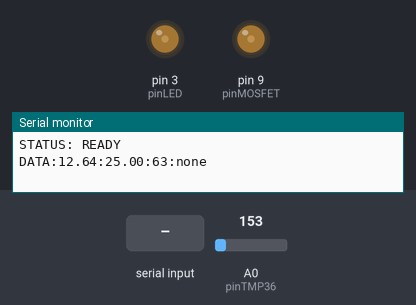
Recording of a sketch running on a simulated Arduino Uno, built with avr-gcc and run on an emulated ATmega328P. Parts: output pins drawn as LEDs (lit = HIGH), the last lines printed to the serial monitor. The test bench sets the inputs (shaded band); at power-on: A0 (pinTMP36) = 153.

Above: at 1.2 s.
1.3 s: "SET:\n" received over Serial
At 2.5 s:
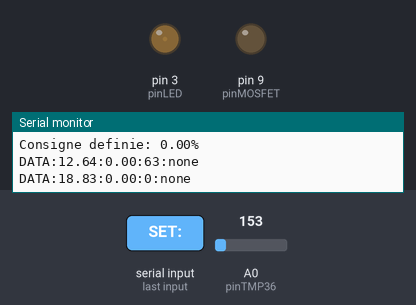
2.8 s: "PWM:90\n" received over Serial
At 3.4 s:
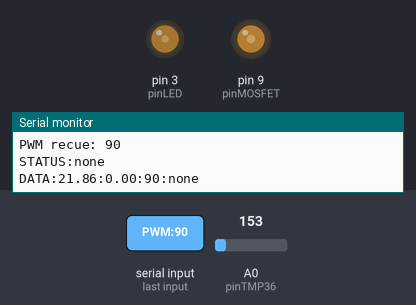
4.3 s: "STOP\n" received over Serial
At 5.3 s:
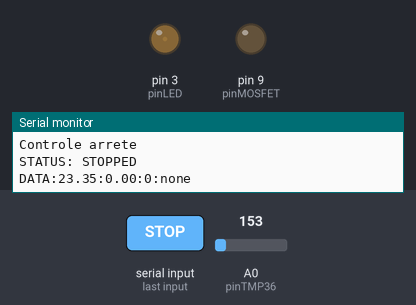
5.8 s: "Q1 90\n" received over Serial
At 6.9 s:
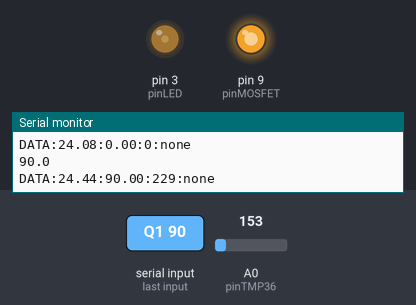
7.3 s: "PWM:\n" received over Serial
At 8.8 s:
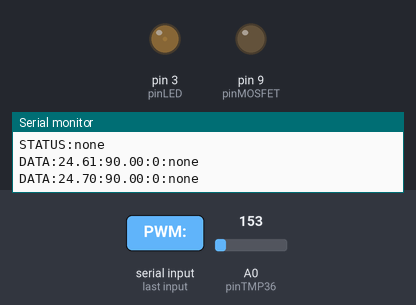
Timing chart, 0 to 9.8 s (numbered marks = the images above; inputs shaded):
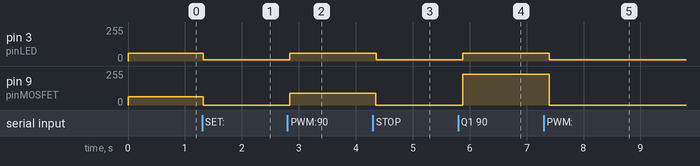

The sketch:

TCLA_Flask1.2.ino
```cpp
/*
  Code TCLab compatible - Capteur TMP36 + Contrôle PI/PID externe
  Version compatible avec contrôle PI/PID Flask
*/

// Pin definitions - TCLab standard
const int pinTMP36 = A0;       // TMP36 sur A0 (T1 du TCLab)
const int pinMOSFET = 9;       // MOSFET sur Pin 9 (Q1 du TCLab)
const int pinLED = 3;          // LED sur Pin 3 (LED1 du TCLab)

// Configuration constants
const long baud = 115200;
const String vers = "3.1.0";   // Version avec support PI/PID externe corrigée

// Safety limits - TCLab standard
const float limTemperature = 90.0;  // Limite sécurité TCLab
const int limPWM = 255;             // Limite PWM complète pour contrôle externe

// Variables globales
float currentConsigne = 0.0;   // Consigne de température
float currentTemperature = 0.0; // Température actuelle
int currentPWM = 0;            // Valeur PWM actuelle (ENTIER)
bool controleActif = false;    // Contrôle actif ou non
int powerLimit = limPWM;       // Limite de puissance
String currentMode = "none";   // Mode reçu de Flask: "none", "pi", "pid"
bool externalControl = false;  // Contrôle externe actif (PWM du serveur)
unsigned long lastDataSent = 0; // Dernier envoi de données
const unsigned long dataInterval = 1000; // Intervalle d'envoi (1s)

void setup() {
  Serial.begin(baud);
  pinMode(pinMOSFET, OUTPUT);
  pinMode(pinLED, OUTPUT);

  // Initialisation TCLab style
  setHeater(0);
  analogWrite(pinLED, 10); // LED faible comme TCLab

  Serial.println("TCLab TMP36 - Systeme pret (v" + vers + ")");
  Serial.println("Commandes: SET:XX, TEMP, STOP, MODE:XX, STATUS, Q1 XX, PWM:XXX");
  Serial.println("STATUS: READY");

  // Démarrer avec le monitoring actif
  controleActif = true;
  currentConsigne = 25.0; // Consigne initiale
  lastDataSent = millis();
}

void loop() {
  // Lecture des commandes série
  if (Serial.available() > 0) {
    String command = Serial.readStringUntil('\n');
    command.trim();
    processCommand(command);
  }

  // Lecture température TMP36 régulière
  static unsigned long lastRead = 0;
  if (millis() - lastRead > 500) { // Lecture plus fréquente
    readTMP36Temperature();
    lastRead = millis();

    // Envoyer automatiquement la température au serveur
    if (millis() - lastDataSent > dataInterval) {
      sendTemperatureData();
      lastDataSent = millis();
    }
  }

  // Application du contrôle si actif (mode "none" seulement)
  if (controleActif && currentMode == "none" && !externalControl) {
    applyControleContinual();
  }
  // En mode PI/PID, le contrôle est externe, on attend les commandes PWM

  checkSafety();
  updateLEDStatus();
  delay(100);
}

void sendTemperatureData() {
  // Envoyer la température au format compatible avec le serveur
  // FORMAT: DATA:temperature:consigne:pwm:mode
  Serial.print("DATA:");
  Serial.print(currentTemperature, 2);  // Température avec 2 décimales
  Serial.print(":");
  Serial.print(currentConsigne, 2);     // Consigne avec 2 décimales
  Serial.print(":");
  Serial.print(currentPWM);             // PWM actuelle (entier)
  Serial.print(":");
  Serial.println(currentMode);          // Mode actuel
}

void processCommand(String command) {
  // Commande SET:XX (format votre système Flask - mode "none")
  if (command.startsWith("SET:")) {
    String valueStr = command.substring(4);
    float newConsigne = valueStr.toFloat();

    if (newConsigne >= 0 && newConsigne <= 100) {
      currentConsigne = newConsigne;

      // Ne pas activer le contrôle si on est en mode externe
      if (currentMode == "none" && !externalControl) {
        controleActif = true;
      }

      Serial.print("Consigne definie: ");
      Serial.print(currentConsigne);
      Serial.println("%");

      // Envoyer immédiatement les nouvelles données
      sendTemperatureData();

    } else {
      Serial.println("Erreur: Consigne 0-100%");
    }
  }

  // Commande PWM:XXX (envoyée par le serveur PI/PID)
  else if (command.startsWith("PWM:")) {
    String valueStr = command.substring(4);
    int pwmValue = valueStr.toInt();

    if (pwmValue >= 0 && pwmValue <= 255) {
      // Désactiver le contrôle interne, utiliser la PWM externe
      externalControl = true;
      controleActif = false;
      setHeater(pwmValue);

      Serial.print("PWM recue: ");
      Serial.println(pwmValue);
      Serial.print("STATUS:");
      Serial.println(currentMode); // Confirmer le mode
    } else {
      Serial.println("Erreur: PWM 0-255");
    }
  }

  // Commande MODE:XXX (reçoit le mode de Flask)
  else if (command.startsWith("MODE:")) {
    String modeStr = command.substring(5);
    modeStr.toLowerCase();

    if (modeStr == "none" || modeStr == "pi" || modeStr == "pid") {
      String oldMode = currentMode;
      currentMode = modeStr;

      Serial.print("Mode change: ");
      Serial.print(oldMode);
      Serial.print(" -> ");
      Serial.println(currentMode);

      // Gérer la transition entre modes
      if (currentMode == "none") {
        // Mode boucle ouverte - contrôle local
        externalControl = false;
        controleActif = true;
        // Arrêter toute PWM externe
        setHeater(0);
      } else {
        // Mode PI/PID - contrôle externe
        externalControl = true;
        controleActif = false;
        // Arrêter le contrôle local, attendre les PWM du serveur
        setHeater(0);
      }

      // Confirmer le nouveau mode
      Serial.print("STATUS:");
      Serial.println(currentMode);

      // Envoyer les données avec le nouveau mode
      sendTemperatureData();

    } else {
      Serial.println("Erreur: Mode invalide (none, pi, pid)");
    }
  }

  // Commande STOP (arrêt)
  else if (command == "STOP") {
    controleActif = false;
    externalControl = false;
    setHeater(0);
    currentMode = "none";
    Serial.println("Controle arrete");
    Serial.println("STATUS: STOPPED");
  }

  // Commande START (redémarrage contrôle)
  else if (command == "START") {
    if (currentMode == "none") {
      controleActif = true;
      externalControl = false;
      Serial.println("Controle local demarre");
      Serial.println("STATUS: none");
    } else {
      Serial.println("En attente de commandes PWM du serveur");
      Serial.print("STATUS:");
      Serial.println(currentMode);
    }
  }

  // Commande TEMP (lecture température)
  else if (command == "TEMP") {
    Serial.print("Temperature: ");
    Serial.print(currentTemperature);
    Serial.println("°C");
  }

  // Commande T1 (format TCLab original)
  else if (command == "T1") {
    Serial.println(currentTemperature, 3); // Format TCLab
  }

  // Commande Q1 XX (format TCLab original)
  else if (command.startsWith("Q1 ")) {
    String valueStr = command.substring(3);
    float newConsigne = valueStr.toFloat();

    if (newConsigne >= 0 && newConsigne <= 100) {
      currentConsigne = newConsigne;
      if (currentMode == "none" && !externalControl) {
        controleActif = true;
      }
      Serial.println(currentConsigne, 1); // Réponse format TCLab
    }
  }

  // Commande SCAN (format TCLab original)
  else if (command == "SCAN") {
    // Format: T1 T2 Q1 Q2 (comme TCLab)
    Serial.print(currentTemperature, 3);  // T1
    Serial.print(" ");
    Serial.print(0.0, 3);                // T2 (0 car 1 seul capteur)
    Serial.print(" ");
    Serial.print(currentConsigne, 1);     // Q1
    Serial.print(" ");
    Serial.println(0.0, 1);              // Q2 (0 car 1 seul chauffage)
  }

  // Commande STATUS (statut complet)
  else if (command == "STATUS") {
    Serial.println("=== STATUT TCLab TMP36 ===");
    Serial.print("Firmware: v");
    Serial.println(vers);
    Serial.print("Mode: ");
    Serial.println(currentMode);
    Serial.print("Controle: ");
    Serial.println(controleActif ? "ACTIF" : "INACTIF");
    Serial.print("Controle externe: ");
    Serial.println(externalControl ? "ACTIF" : "INACTIF");
    Serial.print("Consigne: ");
    Serial.print(currentConsigne);
    Serial.println("%");
    Serial.print("Temperature: ");
    Serial.print(currentTemperature);
    Serial.println("°C");
    Serial.print("PWM: ");
    Serial.print(currentPWM);
    Serial.println("/255");
    Serial.println("========================");
  }

  // Commande VER (version)
  else if (command == "VER") {
    Serial.println("TCLab_TMP36_PI_PID v" + vers);
  }

  // Commande A (redémarrage)
  else if (command == "A") {
    controleActif = true;
    externalControl = false;
    currentMode = "none";
    setHeater(0);
    Serial.println("Start");
  }

  // Commande X (arrêt TCLab)
  else if (command == "X") {
    controleActif = false;
    externalControl = false;
    setHeater(0);
    Serial.println("Stop");
  }

  // Commande PING (test connexion)
  else if (command == "PING") {
    Serial.println("PONG");
  }

  else if (command.length() > 0) {
    Serial.print("Commande inconnue: ");
    Serial.println(command);
  }
}

void readTMP36Temperature() {
  // LECTURE TMP36 avec moyennage (comme TCLab original)
  float degC = 0.0;
  int n = 5;  // 5 échantillons pour plus de rapidité

  for (int i = 0; i < n; i++) {
    int rawValue = analogRead(pinTMP36);

    // CONVERSION TMP36 - Formule TCLab originale
    float voltage = rawValue * (5.0 / 1023.0);
    degC += (voltage - 0.5) * 100; // Formule TMP36 standard

    delay(1);
  }

  float newTemp = degC / n;

  // Filtrage simple pour lisser les mesures
  static float filteredTemp = 0;
  filteredTemp = 0.7 * filteredTemp + 0.3 * newTemp;
  currentTemperature = filteredTemp;
}

void applyControleContinual() {
  // BOUCLE OUVERTE - Application directe comme TCLab
  int pwmValue = map(currentConsigne, 0, 100, 0, powerLimit);
  setHeater(pwmValue);
}

void setHeater(int pwmValue) {
  currentPWM = constrain(pwmValue, 0, powerLimit);
  analogWrite(pinMOSFET, currentPWM);
}

void updateLEDStatus() {
  // Gestion LED style TCLab
  if ((controleActif || externalControl) && currentPWM > 0) {
    analogWrite(pinLED, 60); // LED brillante quand chauffage actif
  } else {
    analogWrite(pinLED, 10); // LED faible quand inactif
  }
}

void checkSafety() {
  // Sécurité style TCLab
  if (currentTemperature > limTemperature) {
    controleActif = false;
    externalControl = false;
    setHeater(0);
    analogWrite(pinLED, 10); // LED faible

    static unsigned long lastAlert = 0;
    if (millis() - lastAlert > 5000) {
      Serial.println("ALERTE: Temperature > 90°C - Securite activee");
      lastAlert = millis();
    }
  }
}
```

Measured:
- after the input at 1.3 s, pin 3 (pinLED): 60/255 → 10/255 at once; pin 9 (pinMOSFET): 63/255 → 0/255 at once
- after the input at 2.8 s, pin 3 (pinLED): 10/255 → 60/255 at once; pin 9 (pinMOSFET): 0/255 → 90/255 at once
- after the input at 4.3 s, pin 3 (pinLED): 60/255 → 10/255 after 0.06 s; pin 9 (pinMOSFET): 90/255 → 0/255 after 0.06 s
- after the input at 5.8 s, pin 3 (pinLED): 10/255 → 60/255 after 0.08 s; pin 9 (pinMOSFET): 0/255 → 229/255 after 0.08 s
- after the input at 7.3 s, pin 3 (pinLED): 60/255 → 10/255 after 0.10 s; pin 9 (pinMOSFET): 229/255 → 0/255 after 0.10 s
